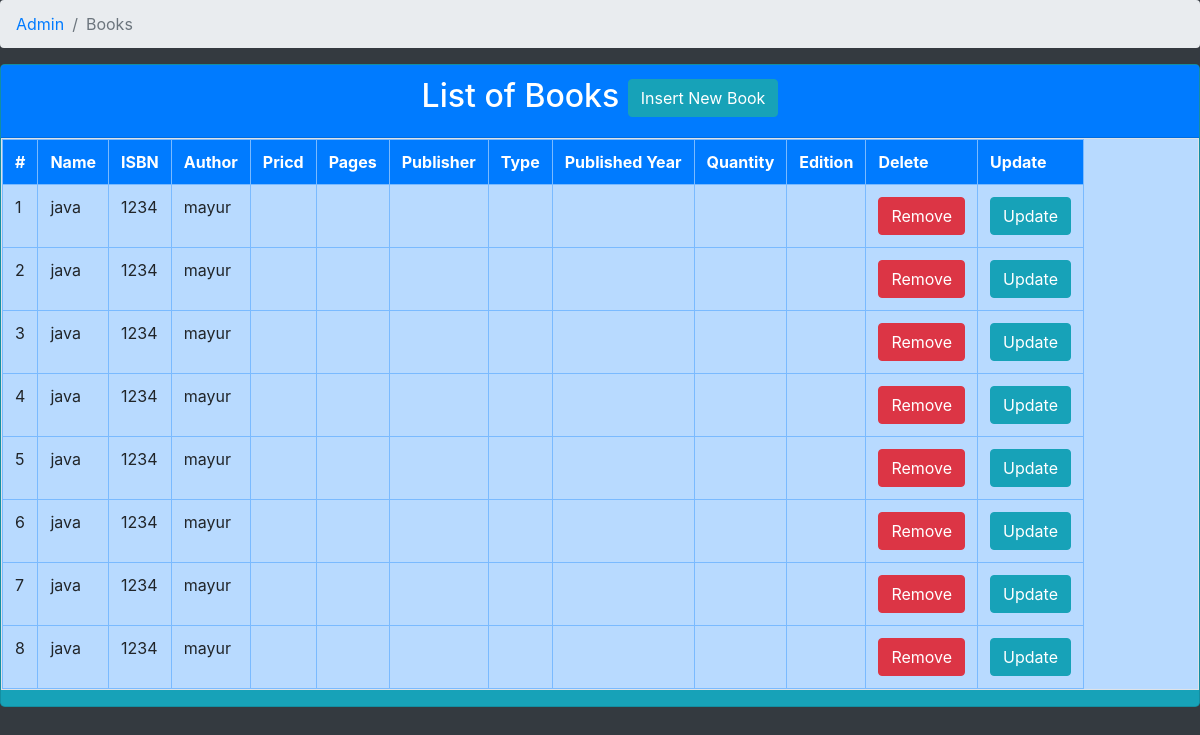
/viewBooks.php, run on an earlier commit of the app's database.
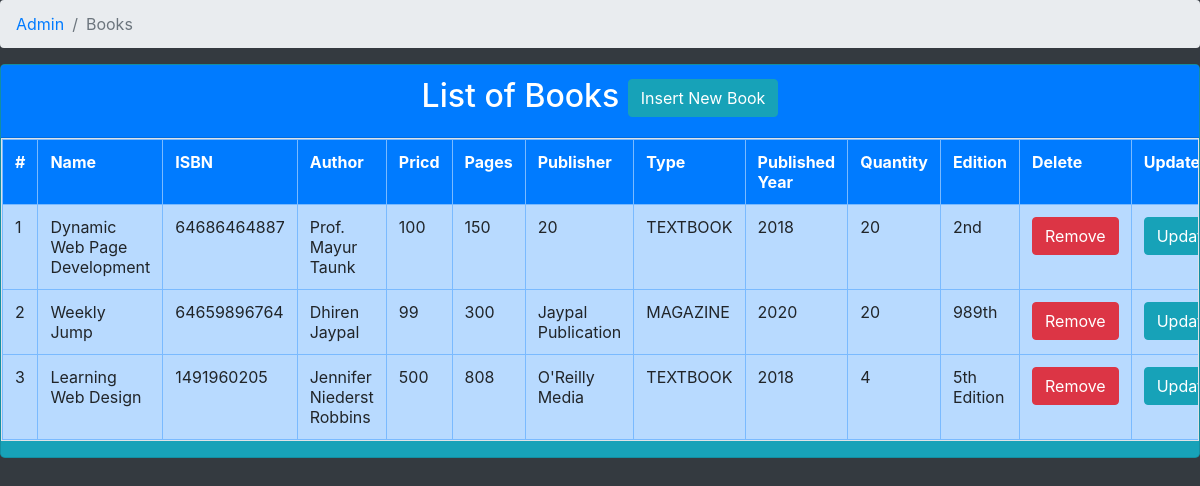
And on a later commit of the database.
### tables this page shows
CREATE TABLE `books` (
  `id` int(11) NOT NULL,
  `name` varchar(45) DEFAULT NULL,
  `isbn` bigint(16) DEFAULT NULL,
  `authorName` varchar(100) DEFAULT NULL,
  `price` double DEFAULT NULL,
  `pages` int(11) DEFAULT NULL,
  `publisher` varchar(45) DEFAULT NULL,
  `bookType` enum('TEXTBOOK','MAGAZINE') DEFAULT NULL,
  `publishedYear` int(11) DEFAULT NULL,
  `qty` int(11) DEFAULT NULL,
  `edition` varchar(45) DEFAULT NULL
);

### Database.php (called while the page is built, shortened)
<?php
class Database{
    public static function getConnection(){
        return mysqli_connect("localhost","root","","library");
    }
	public static function selectall($table){
        return mysqli_query(Database::getConnection(),"select * from $table;");
    }
}
?>

### viewBooks.php (the view, shortened to what this page needs)
<html>
<head>
	<link rel="stylesheet" href="css/bootstrap.min.css">
<head>
<body class="bg-dark">
<nav aria-label="breadcrumb">
	<ol class="breadcrumb">
		<li class="breadcrumb-item"><a href="index.php">Admin</a></li>
		<li class="breadcrumb-item active" aria-current="page">Books</li>
	</ol>
</nav>
<div class="card bg-info rounded-lg">
<div class="card-header bg-primary text-white text-center">
	<h2>List of Books</h>
	<a class="btn btn-info" href='./createBook.php' >Insert New Book</a>
</div>
<?php
if(!class_exists('Database') and !class_exists('Plans'))
	require("./Database.php");
    $result=db::selectall("books");
    echo "<table class='table table-bordered table-responsive table-primary'>";
    echo
			"<tr class='bg-primary text-white'>
    		<th>#</th>
    		<th>Name</th>
    		<th>ISBN</th>
    		<th>Author</th>
    		<th>Pricd</th>
    		<th>Pages</th>
    		<th>Publisher</th>
    		<th>Type</th>
    		<th>Published Year</th>
			<th>Quantity</th>
			<th>Edition</th>
			<th>Delete</th>
			<th>Update</th>
    	  </tr>";
     $i=0;
    while($row=mysqli_fetch_assoc($result)){
      $i=$i+1;
    	echo "<tr>
    			<td>".$i."</td>
    			<td>".$row['name']."</td>
    			<td>".$row['isbn']."</td>
    			<td>".$row['authorName']."</td>
    			<td>".$row['price']."</td>
    			<td>".$row['pages']."</td>
    			<td>".$row['publisher']."</td>
				<td>".$row['bookType']."</td>
				<td>".$row['publishedYear']."</td>
				<td>".$row['qty']."</td>
				<td>".$row['edition']."</td>
    			<td><a class='btn btn-danger' href='./viewBooks.php?id=".$row['id']."'>Remove</a></td>
    			<td><a class='btn btn-info' href='./updateBook.php?id=".$row['id']."'>Update</a></td>
    		   </tr>";
    }
    echo "</table>";
?>
</div>
</body>
</html>

What changed in the data, as far as the page shows it:
removed books: name "java", isbn "1234", authorName "mayur"
removed books: name "java", isbn "1234", authorName "mayur"
removed books: name "java", isbn "1234", authorName "mayur"
removed books: name "java", isbn "1234", authorName "mayur"
removed books: name "java", isbn "1234", authorName "mayur"
removed books: name "java", isbn "1234", authorName "mayur"
removed books: name "java", isbn "1234", authorName "mayur"
removed books: name "java", isbn "1234", authorName "mayur"
added books: name "Dynamic Web Page Development", isbn "64686464887", authorName "Prof. Mayur Taunk", price "100", pages "150", publisher "20", bookType "TEXTBOOK", publishedYear "2018", qty "20", edition "2nd"
added books: name "Weekly Jump", isbn "64659896764", authorName "Dhiren Jaypal", price "99", pages "300", publisher "Jaypal Publication", bookType "MAGAZINE", publishedYear "2020", qty "20", edition "989th"
added books: name "Learning Web Design", isbn "1491960205", authorName "Jennifer Niederst Robbins", price "500", pages "808", publisher "O'Reilly Media", bookType "TEXTBOOK", publishedYear "2018", qty "4", edition "5th Edition"
